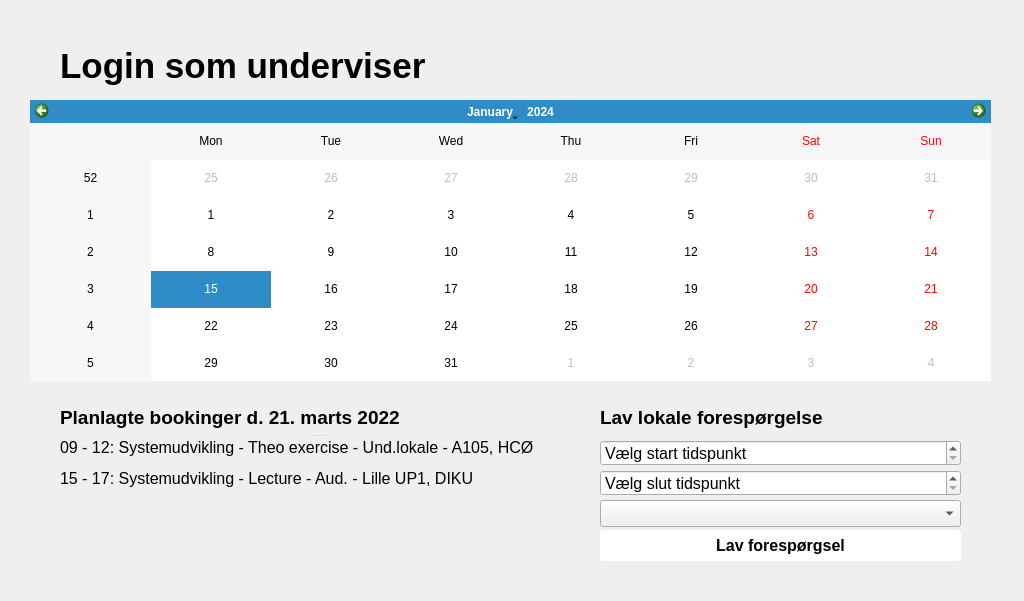
<?xml version="1.0" encoding="UTF-8"?>
<ui version="4.0">
 <class>Form</class>
 <widget class="QWidget" name="Form">
  <property name="geometry">
   <rect>
    <x>0</x>
    <y>0</y>
    <width>1024</width>
    <height>601</height>
   </rect>
  </property>
  <property name="windowTitle">
   <string>Form</string>
  </property>
  <widget class="QLabel" name="lavForsporgsel">
   <property name="geometry">
    <rect>
     <x>600</x>
     <y>390</y>
     <width>361</width>
     <height>55</height>
    </rect>
   </property>
   <property name="font">
    <font>
     <pointsize>14</pointsize>
     <bold>true</bold>
    </font>
   </property>
   <property name="text">
    <string>Lav lokale forespørgelse</string>
   </property>
  </widget>
  <widget class="QSplitter" name="splitter">
   <property name="geometry">
    <rect>
     <x>60</x>
     <y>400</y>
     <width>511</width>
     <height>191</height>
    </rect>
   </property>
   <property name="orientation">
    <enum>Qt::Vertical</enum>
   </property>
   <widget class="QLabel" name="datoValgS">
    <property name="font">
     <font>
      <pointsize>14</pointsize>
      <bold>true</bold>
     </font>
    </property>
    <property name="text">
     <string>Planlagte bookinger d. 21. marts 2022</string>
    </property>
   </widget>
   <widget class="QLabel" name="datoIndholdS">
    <property name="font">
     <font>
      <pointsize>12</pointsize>
     </font>
    </property>
    <property name="text">
     <string>&lt;html&gt;&lt;head/&gt;&lt;body&gt;&lt;p&gt;09 - 12: Systemudvikling - Theo exercise - Und.lokale - A105, HCØ&lt;/p&gt;&lt;p&gt;15 - 17: Systemudvikling - Lecture - Aud. - Lille UP1, DIKU&lt;/p&gt;&lt;/body&gt;&lt;/html&gt;</string>
    </property>
    <property name="alignment">
     <set>Qt::AlignLeading|Qt::AlignLeft|Qt::AlignTop</set>
    </property>
    <property name="wordWrap">
     <bool>true</bool>
    </property>
   </widget>
  </widget>
  <widget class="QLabel" name="datovalg_2">
   <property name="geometry">
    <rect>
     <x>60</x>
     <y>40</y>
     <width>701</width>
     <height>51</height>
    </rect>
   </property>
   <property name="font">
    <font>
     <pointsize>26</pointsize>
     <bold>true</bold>
    </font>
   </property>
   <property name="text">
    <string>Login som underviser</string>
   </property>
  </widget>
  <widget class="QPushButton" name="lavForsporgselButton">
   <property name="geometry">
    <rect>
     <x>600</x>
     <y>530</y>
     <width>361</width>
     <height>31</height>
    </rect>
   </property>
   <property name="font">
    <font>
     <pointsize>12</pointsize>
     <bold>true</bold>
    </font>
   </property>
   <property name="mouseTracking">
    <bool>true</bool>
   </property>
   <property name="styleSheet">
    <string notr="true">QPushButton {
background-color: rgb(255, 255, 255);
border-radius:3px;
}

QPushButton:hover {
background-color: rgb(250, 250, 250);
}</string>
   </property>
   <property name="text">
    <string>Lav forespørgsel</string>
   </property>
  </widget>
  <widget class="QComboBox" name="kursusDropdownForporgsel">
   <property name="geometry">
    <rect>
     <x>600</x>
     <y>500</y>
     <width>361</width>
     <height>27</height>
    </rect>
   </property>
   <property name="font">
    <font>
     <pointsize>12</pointsize>
    </font>
   </property>
   <property name="autoFillBackground">
    <bool>false</bool>
   </property>
   <property name="styleSheet">
    <string notr="true"/>
   </property>
   <property name="currentText">
    <string/>
   </property>
   <property name="placeholderText">
    <string>Vælg kursus</string>
   </property>
   <item>
    <property name="text">
     <string>Systemudvikling - Theo exercise</string>
    </property>
   </item>
   <item>
    <property name="text">
     <string>Systemudvikling - Lecture</string>
    </property>
   </item>
   <item>
    <property name="text">
     <string>Sygedomslære - Forelæsning</string>
    </property>
   </item>
   <item>
    <property name="text">
     <string>Sygedomslære - SAU</string>
    </property>
   </item>
   <item>
    <property name="text">
     <string>Sygedomslære - Café</string>
    </property>
   </item>
  </widget>
  <widget class="QTimeEdit" name="forsporgselSlutTid">
   <property name="geometry">
    <rect>
     <x>600</x>
     <y>470</y>
     <width>361</width>
     <height>26</height>
    </rect>
   </property>
   <property name="font">
    <font>
     <pointsize>12</pointsize>
    </font>
   </property>
   <property name="specialValueText">
    <string>Vælg slut tidspunkt</string>
   </property>
  </widget>
  <widget class="QTimeEdit" name="forsporgselStartTid">
   <property name="geometry">
    <rect>
     <x>600</x>
     <y>440</y>
     <width>361</width>
     <height>26</height>
    </rect>
   </property>
   <property name="font">
    <font>
     <pointsize>12</pointsize>
    </font>
   </property>
   <property name="specialValueText">
    <string>Vælg start tidspunkt</string>
   </property>
  </widget>
  <widget class="QCalendarWidget" name="kalenderUnderviser">
   <property name="geometry">
    <rect>
     <x>30</x>
     <y>100</y>
     <width>961</width>
     <height>281</height>
    </rect>
   </property>
  </widget>
 </widget>
 <resources/>
 <connections/>
</ui>
